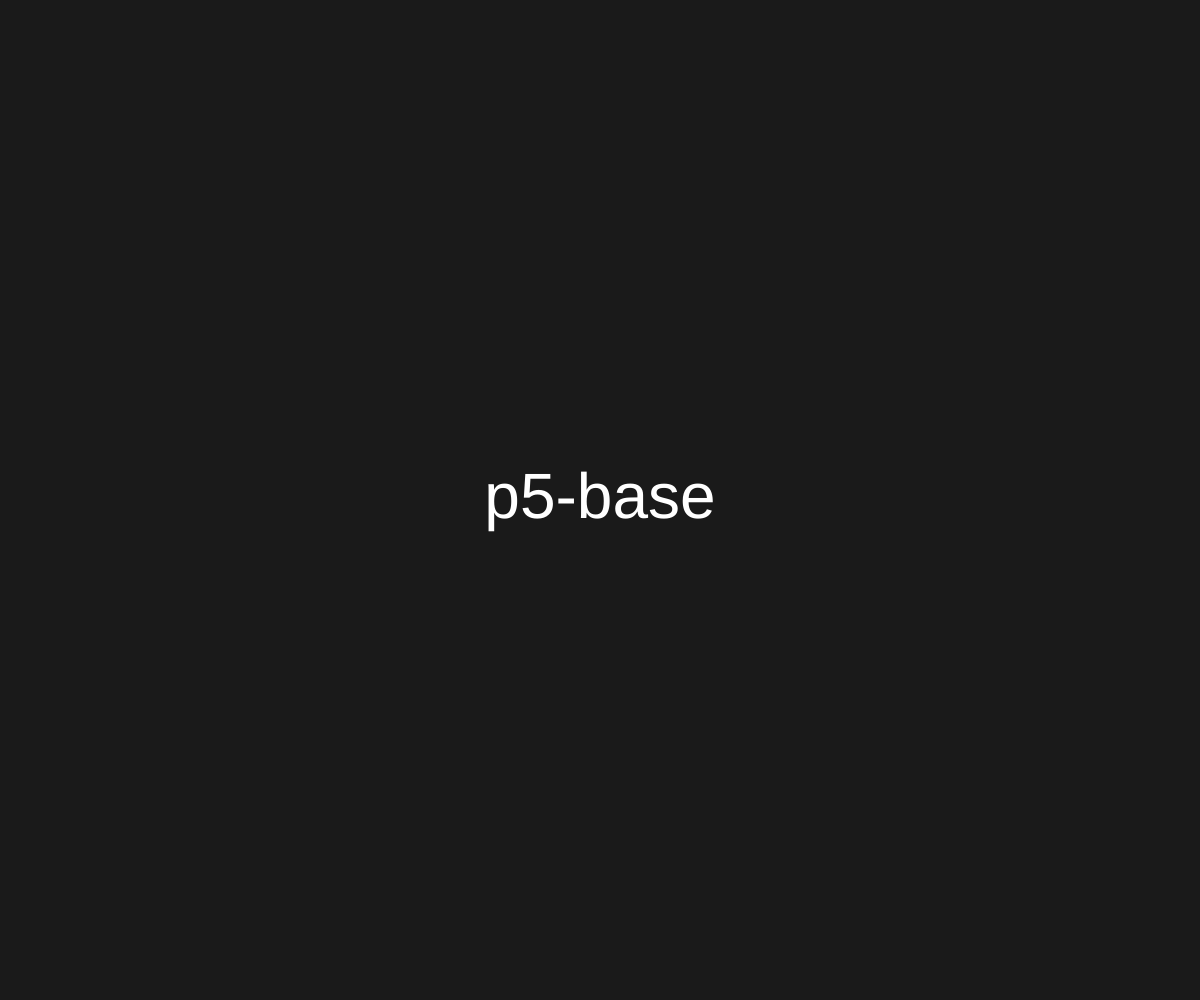
Frame 1 (no input)
Frame 60 (no input): identical to frame 1, image omitted
Frame 120 (the mouse pressed at the canvas centre since frame 60): identical to frame 1, image omitted

The p5.js sketch that drew this single still picture (run headless with seeded random() and noise() and a simulated clock; from frame 60 on, the mouse is pressed at the canvas centre):

// p5.js sketch
// ── sketch.js
function setup() {
  createCanvas(windowWidth, windowHeight);
}

function draw() {
  background(0x1a, 0x1a, 0x1a);

  textAlign(CENTER, CENTER);
  fill(255);
  textSize(64);
  text("p5-base", windowWidth / 2, windowHeight / 2);
}

function windowResized() {
  resizeCanvas(windowWidth, windowHeight);
}

// ── styles.css
html,
body {
  margin: 0;
  padding: 0;
  overflow: hidden;
}

canvas {
  display: block;
  position: absolute;
  top: 0;
  left: 0;
}
